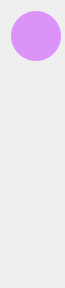
        <widget class="QFrame" name="leftMenuBg">
         <property name="minimumSize">
          <size>
           <width>65</width>
           <height>0</height>
          </size>
         </property>
         <property name="maximumSize">
          <size>
           <width>65</width>
           <height>16777215</height>
          </size>
         </property>
         <property name="frameShape">
          <enum>QFrame::Shape::NoFrame</enum>
         </property>
         <property name="frameShadow">
          <enum>QFrame::Shadow::Raised</enum>
         </property>
         <layout class="QVBoxLayout" name="verticalLayout_5">
          <item>
           <widget class="QPushButton" name="run_btn">
            <property name="minimumSize">
             <size>
              <width>50</width>
              <height>50</height>
             </size>
            </property>
            <property name="maximumSize">
             <size>
              <width>50</width>
              <height>50</height>
             </size>
            </property>
            <property name="styleSheet">
             <string notr="true">QPushButton {
    border: none;
    background-color: rgb(220, 147, 249);
    background-position: center;
    background-repeat: no-repeat;
    border-radius: 25px;
    background-image: url(:/forms/icons/cil-media-play.png);
    
}

QPushButton:hover {
    background-color: rgb(240, 200, 249); /* 设置悬停状态下的背景颜色 */
}</string>
            </property>
            <property name="text">
             <string/>
            </property>
            <property name="iconSize">
             <size>
              <width>60</width>
              <height>60</height>
             </size>
            </property>
           </widget>
          </item>
          <item>
           <widget class="QFrame" name="frame_4">
            <property name="maximumSize">
             <size>
              <width>16777215</width>
              <height>80</height>
             </size>
            </property>
            <property name="styleSheet">
             <string notr="true">background-color: transparent;</string>
            </property>
            <property name="frameShape">
             <enum>QFrame::Shape::StyledPanel</enum>
            </property>
            <property name="frameShadow">
             <enum>QFrame::Shadow::Raised</enum>
            </property>
            <layout class="QVBoxLayout" name="verticalLayout_10">
             <property name="spacing">
              <number>0</number>
             </property>
             <property name="leftMargin">
              <number>0</number>
             </property>
             <property name="topMargin">
              <number>0</number>
             </property>
             <property name="rightMargin">
              <number>0</number>
             </property>
             <property name="bottomMargin">
              <number>0</number>
             </property>
             <item>
              <widget class="QPushButton" name="home">
               <property name="sizePolicy">
                <sizepolicy hsizetype="Expanding" vsizetype="Preferred">
                 <horstretch>0</horstretch>
                 <verstretch>0</verstretch>
                </sizepolicy>
               </property>
               <property name="minimumSize">
                <size>
                 <width>0</width>
                 <height>45</height>
                </size>
               </property>
               <property name="maximumSize">
                <size>
                 <width>16777215</width>
                 <height>45</height>
                </size>
               </property>
               <property name="font">
                <font>
                 <family>Segoe UI</family>
                 <pointsize>10</pointsize>
                 <italic>false</italic>
                 <bold>false</bold>
                </font>
               </property>
               <property name="cursor">
                <cursorShape>PointingHandCursor</cursorShape>
               </property>
               <property name="layoutDirection">
                <enum>Qt::LayoutDirection::LeftToRight</enum>
               </property>
               <property name="styleSheet">
                <string notr="true">QPushButton {
	border: none;
    background-position: center;
    background-repeat: no-repeat;
	background-image: url(:/forms/icons/cil-home.png);
    
}

QPushButton:hover {
	background-color: rgb(57, 65, 80);
	border: none;
}</string>
               </property>
               <property name="text">
                <string/>
               </property>
              </widget>
             </item>
            </layout>
           </widget>
          </item>
          <item>
           <widget class="QFrame" name="frame_5">
            <property name="maximumSize">
             <size>
              <width>16777215</width>
              <height>80</height>
             </size>
            </property>
            <property name="styleSheet">
             <string notr="true">background-color: transparent;</string>
            </property>
            <property name="frameShape">
             <enum>QFrame::Shape::StyledPanel</enum>
            </property>
            <property name="frameShadow">
             <enum>QFrame::Shadow::Raised</enum>
            </property>
            <layout class="QHBoxLayout" name="horizontalLayout_6">
             <property name="spacing">
              <number>0</number>
             </property>
             <property name="leftMargin">
              <number>0</number>
             </property>
             <property name="topMargin">
              <number>0</number>
             </property>
             <property name="rightMargin">
              <number>0</number>
             </property>
             <property name="bottomMargin">
              <number>0</number>
             </property>
             <item>
              <widget class="QPushButton" name="console_btn">
               <property name="sizePolicy">
                <sizepolicy hsizetype="Expanding" vsizetype="Preferred">
                 <horstretch>0</horstretch>
                 <verstretch>0</verstretch>
                </sizepolicy>
               </property>
               <property name="minimumSize">
                <size>
                 <width>0</width>
                 <height>45</height>
                </size>
               </property>
               <property name="maximumSize">
                <size>
                 <width>16777215</width>
                 <height>45</height>
                </size>
               </property>
               <property name="font">
                <font>
                 <family>Segoe UI</family>
                 <pointsize>10</pointsize>
                 <italic>false</italic>
                 <bold>false</bold>
                </font>
               </property>
               <property name="cursor">
                <cursorShape>PointingHandCursor</cursorShape>
               </property>
               <property name="layoutDirection">
                <enum>Qt::LayoutDirection::LeftToRight</enum>
               </property>
               <property name="styleSheet">
                <string notr="true">QPushButton {
	border: none;
    background-position: center;
    background-repeat: no-repeat;    
	background-image: url(:/forms/icons/cil-window-maximize.png);
}

QPushButton:hover {
	background-color: rgb(57, 65, 80);
	border: none;
}</string>
               </property>
               <property name="text">
                <string/>
               </property>
              </widget>
             </item>
            </layout>
           </widget>
          </item>
          <item>
           <widget class="QFrame" name="frame_10">
            <property name="maximumSize">
             <size>
              <width>16777215</width>
              <height>80</height>
             </size>
            </property>
            <property name="styleSheet">
             <string notr="true">background-color: transparent;</string>
            </property>
            <property name="frameShape">
             <enum>QFrame::Shape::StyledPanel</enum>
            </property>
            <property name="frameShadow">
             <enum>QFrame::Shadow::Raised</enum>
            </property>
            <layout class="QHBoxLayout" name="horizontalLayout_9">
             <property name="spacing">
              <number>0</number>
             </property>
             <property name="leftMargin">
              <number>0</number>
             </property>
             <property name="topMargin">
              <number>0</number>
             </property>
             <property name="rightMargin">
              <number>0</number>
             </property>
             <property name="bottomMargin">
              <number>0</number>
             </property>
             <item>
              <widget class="QPushButton" name="equalizer_btn">
               <property name="sizePolicy">
                <sizepolicy hsizetype="Expanding" vsizetype="Preferred">
                 <horstretch>0</horstretch>
                 <verstretch>0</verstretch>
                </sizepolicy>
               </property>
               <property name="minimumSize">
                <size>
                 <width>0</width>
                 <height>45</height>
                </size>
               </property>
               <property name="maximumSize">
                <size>
                 <width>16777215</width>
                 <height>45</height>
                </size>
               </property>
               <property name="font">
                <font>
                 <family>Segoe UI</family>
                 <pointsize>10</pointsize>
                 <italic>false</italic>
                 <bold>false</bold>
                </font>
               </property>
               <property name="cursor">
                <cursorShape>PointingHandCursor</cursorShape>
               </property>
               <property name="layoutDirection">
                <enum>Qt::LayoutDirection::LeftToRight</enum>
               </property>
               <property name="styleSheet">
                <string notr="true">QPushButton {
	border: none;
    background-position: center;
    background-repeat: no-repeat;    
	background-image: url(:/forms/icons/cil-equalizer.png);
}

QPushButton:hover {
	background-color: rgb(57, 65, 80);
	border: none;
}</string>
               </property>
               <property name="text">
                <string/>
               </property>
              </widget>
             </item>
            </layout>
           </widget>
          </item>
          <item>
           <widget class="QFrame" name="frame_6">
            <property name="styleSheet">
             <string notr="true">background-color: transparent;</string>
            </property>
            <property name="frameShape">
             <enum>QFrame::Shape::StyledPanel</enum>
            </property>
            <property name="frameShadow">
             <enum>QFrame::Shadow::Raised</enum>
            </property>
           </widget>
          </item>
          <item>
           <widget class="QPushButton" name="setting_btn">
            <property name="sizePolicy">
             <sizepolicy hsizetype="Expanding" vsizetype="Fixed">
              <horstretch>0</horstretch>
              <verstretch>0</verstretch>
             </sizepolicy>
            </property>
            <property name="minimumSize">
             <size>
              <width>0</width>
              <height>45</height>
             </size>
            </property>
            <property name="font">
             <font>
              <family>Segoe UI</family>
              <pointsize>10</pointsize>
              <italic>false</italic>
              <bold>false</bold>
             </font>
            </property>
            <property name="cursor">
             <cursorShape>PointingHandCursor</cursorShape>
            </property>
            <property name="layoutDirection">
             <enum>Qt::LayoutDirection::LeftToRight</enum>
            </property>
            <property name="styleSheet">
             <string notr="true">QPushButton {
	border: none;
    background-position: center;
    background-repeat: no-repeat;
	background-image: url(:/forms/icons/cil-settings.png);
    
}

QPushButton:hover {
	background-color: rgb(57, 65, 80);
	border: none;
}</string>
            </property>
            <property name="text">
             <string/>
            </property>
           </widget>
          </item>
         </layout>
        </widget>
